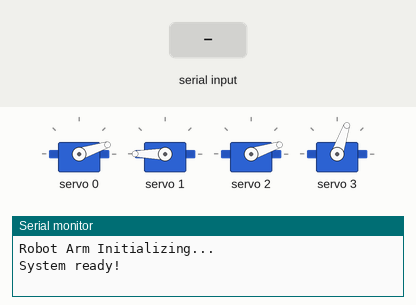
This sketch was run on a simulated ESP32. Shown: 4 × servo, the last lines printed to the serial monitor. The inputs (shaded band) are chosen by the test bench.

Above: at 2.2 s.
2.3 s: "zu\n" received over Serial
At 4.0 s:
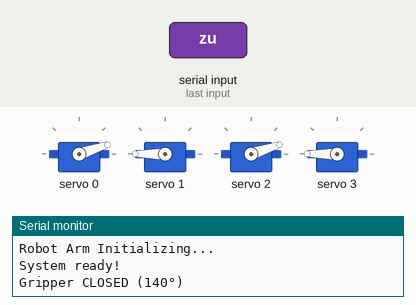
4.3 s: "auf\n" received over Serial
At 4.46 s:
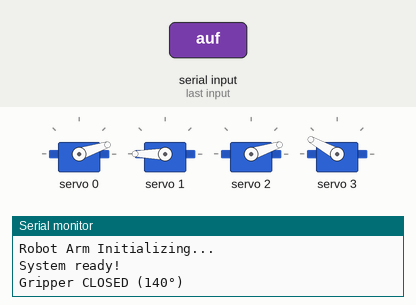
6.3 s: "undo\n" received over Serial
At 8.6 s:
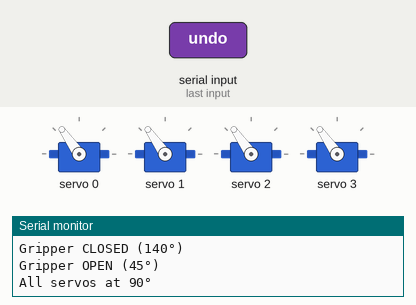
9.3 s: "base ,45\n" received over Serial
At 10.7 s:
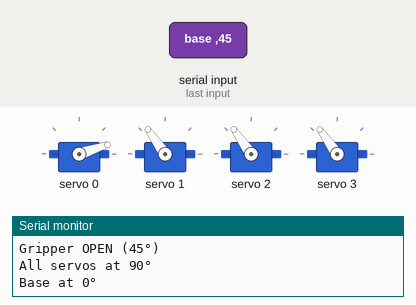
11.3 s: "all ,45\n" received over Serial
At 13.5 s:
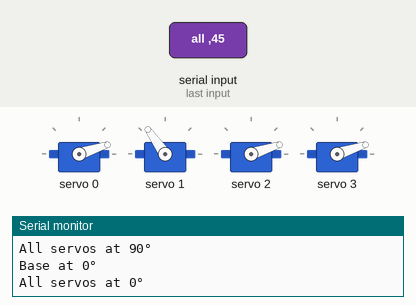
13.8 s: "base 90\n" received over Serial
At 15.3 s:
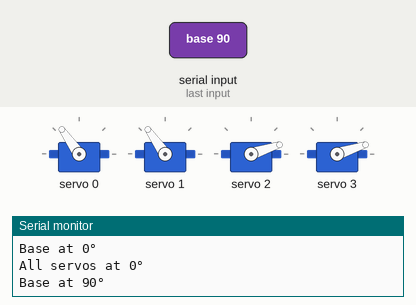
Timing chart, 0 to 16.8 s (numbered marks = the images above; inputs shaded):
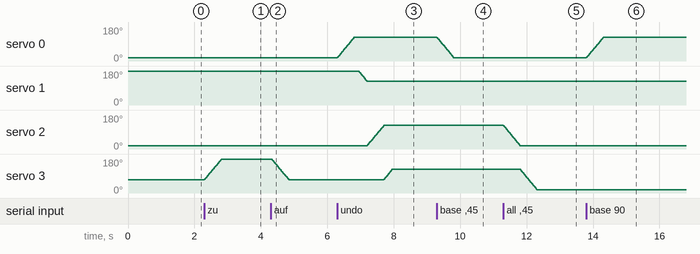

Measured:
- after the input at 2.3 s, servo 3: moves from 71° to 180° over 0.51 s, starting at once
- after the input at 4.3 s, servo 3: moves from 180° to 71° over 0.51 s, starting at once
- after the input at 6.3 s, servo 0: moves from 18° to 125° over 0.50 s, starting at once; servo 1: moves from 180° to 125° over 0.27 s, starting after 0.63 s; servo 2: moves from 18° to 125° over 0.50 s, starting after 0.90 s; servo 3: moves from 71° to 125° over 0.25 s, starting after 1.4 s
- after the input at 9.3 s, servo 0: moves from 125° to 18° over 0.50 s, starting at once
- after the input at 11.3 s, servo 2: moves from 125° to 18° over 0.50 s, starting at once; servo 3: moves from 125° to 18° over 0.48 s, starting after 0.52 s
- after the input at 13.8 s, servo 0: moves from 18° to 125° over 0.50 s, starting at once

The sketch:

code2.ino
```cpp
/*
 * code2.ino - 4-Axis Robot Arm with ESP32 and PCA9685
 * Serial commands: base|joint1|joint2 VALUE | all VALUE | open | close | start | posi | undo | test
 */

#include <Wire.h>
#include <Adafruit_PWMServoDriver.h>

Adafruit_PWMServoDriver pwm = Adafruit_PWMServoDriver(0x40);

#define SERVOMIN  150
#define SERVOMAX  600
#define SERVO_FREQ 50

const int PORT_BASE     = 0;
const int PORT_SHOULDER = 1;
const int PORT_ELBOW    = 2;
const int PORT_GRIPPER  = 3;

int posBase    = 0;
int posShoulder = 160;
int posElbow   = 0;
int posGripper = 45;

int angleToTicks(int angle) {
  return map(angle, 0, 180, SERVOMIN, SERVOMAX);
}

void moveServo(int port, int &currentPos, int targetPos, int speed) {
  if (targetPos > 190) targetPos = 190;
  if (targetPos < 0)   targetPos = 0;
  if (port == PORT_SHOULDER && targetPos < 90) targetPos = 90;
  if (currentPos == targetPos) return;

  while (currentPos != targetPos) {
    currentPos += (currentPos < targetPos) ? 1 : -1;
    pwm.setPWM(port, 0, angleToTicks(currentPos));
    delay(speed);
  }
}

void moveAll(int targetPos, int speed) {
  moveServo(PORT_BASE,     posBase,     targetPos, speed);
  moveServo(PORT_SHOULDER, posShoulder, targetPos, speed);
  moveServo(PORT_ELBOW,    posElbow,    targetPos, speed);
  moveServo(PORT_GRIPPER,  posGripper,  targetPos, speed);
}

void setup() {
  Serial.begin(115200);
  Serial.println(F("Robot Arm Initializing..."));

  Wire.begin(21, 22);
  pwm.begin();
  pwm.setPWMFreq(SERVO_FREQ);

  pwm.setPWM(PORT_BASE,     0, angleToTicks(posBase));
  pwm.setPWM(PORT_SHOULDER, 0, angleToTicks(posShoulder));
  pwm.setPWM(PORT_ELBOW,    0, angleToTicks(posElbow));
  pwm.setPWM(PORT_GRIPPER,  0, angleToTicks(posGripper));

  delay(1000);
  Serial.println(F("System ready!"));
}

void loop() {
  if (Serial.available() <= 0) return;

  String s = Serial.readStringUntil('\n');
  s.trim();
  s.toLowerCase();

  String n = s;
  if (n.startsWith("basis"))   n = "base"   + n.substring(5);
  if (n.startsWith("gelenk1")) n = "joint1" + n.substring(7);
  if (n.startsWith("gelenk2")) n = "joint2" + n.substring(7);
  if (n == "auf")   n = "open";
  if (n == "zu")    n = "close";

  s = n;

  if (s == "undo") {
    moveAll(90, 5);
    Serial.println(F("All servos at 90\u00b0"));

  } else if (s == "help") {
    Serial.println(F("Commands: base(basis)|joint1(gelenk1)(90-190)|joint2(gelenk2) VALUE | all VALUE | open(auf)| close(zu) | start | posi | undo | test"));

  } else if (s == "posi") {
    Serial.print(F("Base: ")); Serial.print(posBase);
    Serial.print(F(" | Joint1: ")); Serial.print(posShoulder);
    Serial.print(F(" | Joint2: ")); Serial.print(posElbow);
    Serial.print(F(" | Gripper: ")); Serial.println(posGripper);

  } else if (s == "start") {
    moveServo(PORT_BASE,     posBase,     0, 5);
    moveServo(PORT_SHOULDER, posShoulder, 160, 5);
    moveServo(PORT_ELBOW,    posElbow,    0, 5);
    moveServo(PORT_GRIPPER,  posGripper,  45, 5);
    Serial.println(F("All servos at start position"));

  } else if (s.startsWith("all ")) {
    moveAll(s.substring(4).toInt(), 5);
    Serial.print(F("All servos at "));
    Serial.print(s.substring(4).toInt());
    Serial.println(F("\u00b0"));

  } else if (s.startsWith("base ")) {
    moveServo(PORT_BASE, posBase, s.substring(5).toInt(), 5);
    Serial.print(F("Base at "));
    Serial.print(s.substring(5).toInt());
    Serial.println(F("\u00b0"));

  } else if (s.startsWith("joint1 ")) {
    moveServo(PORT_SHOULDER, posShoulder, s.substring(7).toInt(), 5);
    Serial.print(F("Joint1 at "));
    Serial.print(s.substring(7).toInt());
    Serial.println(F("\u00b0"));

  } else if (s.startsWith("joint2 ")) {
    moveServo(PORT_ELBOW, posElbow, s.substring(7).toInt(), 5);
    Serial.print(F("Joint2 at "));
    Serial.print(s.substring(7).toInt());
    Serial.println(F("\u00b0"));

  } else if (s == "open") {
    moveServo(PORT_GRIPPER, posGripper, 45, 5);
    Serial.println(F("Gripper OPEN (45\u00b0)"));

  } else if (s == "close") {
    moveServo(PORT_GRIPPER, posGripper, 140, 5);
    Serial.println(F("Gripper CLOSED (140\u00b0)"));

  } else if (s == "test") {
    Serial.println(F("Test: each servo 0->180->home"));
    moveServo(PORT_BASE, posBase, 0, 5);
    delay(300);
    moveServo(PORT_BASE, posBase, 180, 5);
    delay(300);
    moveServo(PORT_BASE, posBase, 0, 5);
    delay(300);
    moveServo(PORT_SHOULDER, posShoulder, 0, 5);
    delay(300);
    moveServo(PORT_SHOULDER, posShoulder, 90, 5);
    delay(300);
    moveServo(PORT_SHOULDER, posShoulder, 160, 5);
    delay(300);
    moveServo(PORT_ELBOW, posElbow, 0, 5);
    delay(300);
    moveServo(PORT_ELBOW, posElbow, 180, 5);
    delay(300);
    moveServo(PORT_ELBOW, posElbow, 90, 5);
    delay(300);
    moveServo(PORT_GRIPPER, posGripper, 0, 5);
    delay(300);
    moveServo(PORT_GRIPPER, posGripper, 180, 5);
    delay(300);
    moveServo(PORT_GRIPPER, posGripper, 45, 5);
    Serial.println(F("=== Test done ==="));

  } else {
    Serial.print(F("Unknown command: "));
    Serial.println(s);
    Serial.println(F("Commands: base(basis)|joint1(gelenk1)(90-190)|joint2(gelenk2) VALUE | all VALUE | open(auf)| close(zu) | start | posi | undo | test"));
  }

  delay(50);
}
```
